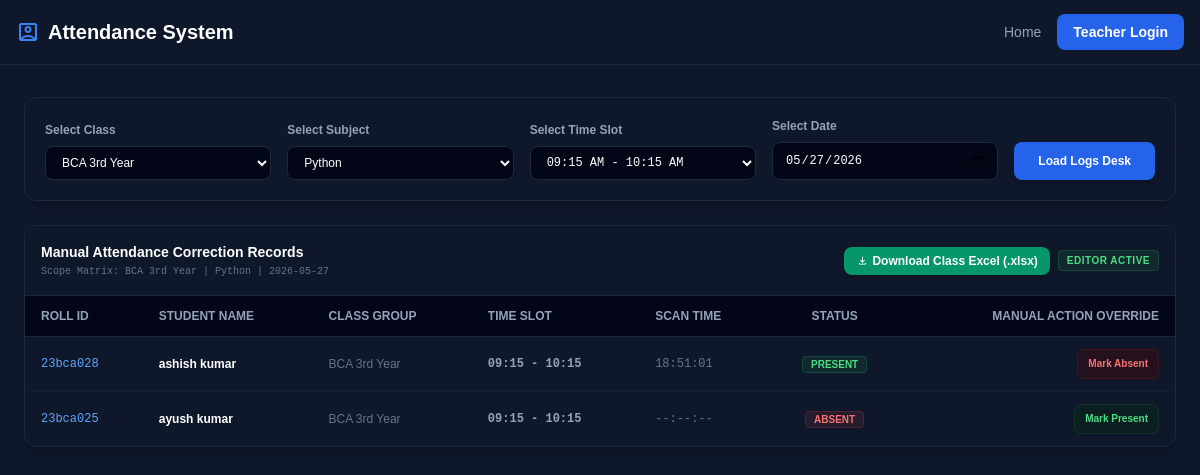
Screenshot of /manage_attendance (signed in) with the database file from the repository.
### tables this page shows
CREATE TABLE students 
                          (id INTEGER PRIMARY KEY AUTOINCREMENT, 
                           roll_id TEXT UNIQUE, name TEXT, encoding TEXT, 
                           class_name TEXT, is_authorized INTEGER DEFAULT 0);

### app.py (the view)
@app.route('/manage_attendance', methods=['GET', 'POST'])
def manage_attendance():
    if not session.get('logged_in'):
        return redirect(url_for('login'))
    class_name = request.form.get('class_name', request.args.get('class_name', 'BCA_3rd_Year'))
    subject = request.form.get('subject', request.args.get('subject', 'Python'))
    time_slot = request.form.get('time_slot', request.args.get('time_slot', '09:15 - 10:15')).strip()
    date = request.form.get('date', request.args.get('date', datetime.now().strftime("%Y-%m-%d")))
    today = datetime.now().strftime("%Y-%m-%d")
    if date > today:
        return "<script>alert('Future dates cannot be processed!'); window.location='/manage_attendance';</script>"
    is_editable = False
    if date == today and datetime.now().hour < 19:
        is_editable = True
    with sqlite3.connect('attendance_system.db') as conn:
        cursor = conn.cursor()
        cursor.execute('''SELECT s.roll_id, s.name, s.class_name, COALESCE(a.status, 'Absent'), COALESCE(a.time, '--:--:--'), ?
                          FROM students s LEFT JOIN attendance a ON s.roll_id = a.roll_id
                          AND a.subject = ? AND a.date = ? AND a.time_slot = ?
                          WHERE s.class_name = ? AND s.is_authorized = 1''',
                       (time_slot, subject, date, time_slot, class_name))
        records = cursor.fetchall()
    return render_template('manage_attendance.html', records=records, class_name=class_name, subject=subject,
                           time_slot=time_slot, date=date, is_editable=is_editable)

### templates/manage_attendance.html (shortened to what this page needs)
{% extends 'base.html' %}
{% block content %}
<div class="max-w-6xl mx-auto space-y-6">
    <div class="bg-slate-900 border border-slate-800 rounded-xl p-5 shadow-lg">
        <form method="POST" class="flex flex-col lg:flex-row items-end gap-4">
            <div class="w-full lg:w-1/4">
                <label class="block text-xs font-semibold text-slate-400 mb-2">Select Class</label>
                <select name="class_name" class="w-full bg-slate-950 border border-slate-800 rounded-lg px-3 py-2 text-white text-xs font-medium focus:outline-none focus:border-blue-500">
                    <option value="BCA_3rd_Year" {% if class_name == 'BCA_3rd_Year' or class_name == 'BCA 3rd Year' %}selected{% endif %}>BCA 3rd Year</option>
                </select>
            </div>
            <div class="w-full lg:w-1/4">
                <label class="block text-xs font-semibold text-slate-400 mb-2">Select Subject</label>
                <select name="subject" class="w-full bg-slate-950 border border-slate-800 rounded-lg px-3 py-2 text-white text-xs font-medium focus:outline-none focus:border-blue-500">
                    <option value="Python" {% if subject == 'Python' %}selected{% endif %}>Python</option>
                </select>
            </div>
            <div class="w-full lg:w-1/4">
                <label class="block text-xs font-semibold text-slate-400 mb-2">Select Time Slot</label>
                <select name="time_slot" class="w-full bg-slate-950 border border-slate-800 rounded-lg px-3 py-2 text-white text-xs font-mono font-medium focus:outline-none focus:border-blue-500">
                    <option value="09:15 - 10:15" {% if time_slot == '09:15 - 10:15' %}selected{% endif %}>09:15 AM - 10:15 AM</option>
                </select>
            </div>
            <div class="w-full lg:w-1/4">
                <label class="block text-xs font-semibold text-slate-400 mb-2">Select Date</label>
                <input type="date" name="date" value="{{ date }}" class="w-full bg-slate-950 border border-slate-800 rounded-lg px-3 py-2 text-white text-xs font-mono h-[38px] focus:outline-none focus:border-blue-500">
            </div>
            <button type="submit" class="w-full lg:w-auto px-6 bg-blue-600 hover:bg-blue-700 text-white text-xs font-bold rounded-lg transition-all h-[38px] whitespace-nowrap flex items-center justify-center shadow-md">
                Load Logs Desk
            </button>
        </form>
    </div>
    <div class="bg-slate-900 border border-slate-800 rounded-xl overflow-hidden shadow-lg">
        <div class="p-4 bg-slate-900 border-b border-slate-800 flex flex-wrap items-center justify-between gap-2">
            <div>
                <h2 class="text-sm font-bold text-white">Manual Attendance Correction Records</h2>
                <p class="text-[10px] font-mono text-slate-500 mt-0.5">Scope Matrix: {{ class_name.replace('_', ' ') }} | {{ subject }} | {{ date }}</p>
            </div>
            <div class="flex items-center gap-2">
                <a href="/download_report/{{ class_name }}" class="px-3 py-1.5 bg-emerald-600 hover:bg-emerald-700 text-white text-xs font-bold rounded-lg transition-all flex items-center gap-1 shadow-md">
                    <span class="material-symbols-outlined text-xs">download</span> Download Class Excel (.xlsx)
                </a>
                {% if is_editable %}
                    <span class="px-2 py-0.5 text-[10px] bg-green-500/10 text-green-400 border border-green-500/20 rounded font-bold uppercase tracking-wider">Editor Active</span>
                {% else %}
                    <span class="px-2 py-0.5 text-[10px] bg-red-500/10 text-red-400 border border-red-500/20 rounded font-bold uppercase tracking-wider">Locked</span>
                {% endif %}
            </div>
        </div>
        <div class="overflow-x-auto">
            <table class="w-full text-left text-xs border-collapse">
                <thead>
                    <tr class="bg-slate-950 text-slate-400 font-bold uppercase border-b border-slate-800">
                        <th class="p-3 pl-4">Roll ID</th>
                        <th class="p-3">Student Name</th>
                        <th class="p-3">Class Group</th>
                        <th class="p-3">Time Slot</th>
                        <th class="p-3">Scan Time</th>
                        <th class="p-3 text-center">Status</th>
                        <th class="p-3 pr-4 text-right">Manual Action Override</th>
                    </tr>
                </thead>
                <tbody class="divide-y divide-slate-800/40 text-slate-300 font-medium">
                    {% for record in records %}
                    <tr class="hover:bg-slate-800/10">
                        <td class="p-3 pl-4 font-mono text-blue-400">{{ record[0] }}</td>
                        <td class="p-3 text-white font-bold">{{ record[1] }}</td>
                        <td class="p-3 text-slate-500">{{ record[2].replace('_', ' ') }}</td>
                        <td class="p-3 font-mono font-bold text-slate-400">{% if record[5] %}{{ record[5] }}{% else %}--:--{% endif %}</td>
                        <td class="p-3 font-mono text-slate-500">{% if record[4] != '--:--:--' %}{{ record[4] }}{% else %}--:--:--{% endif %}</td>
                        <td class="p-3 text-center">
                            {% if record[3] == 'Present' %}
                            <span class="px-2 py-0.5 bg-green-500/10 text-green-400 border border-green-500/20 rounded font-bold text-[10px]">PRESENT</span>
                            {% else %}
                            <span class="px-2 py-0.5 bg-red-500/10 text-red-400 border border-red-500/20 rounded font-bold text-[10px]">ABSENT</span>
                            {% endif %}
                        </td>
                        <td class="p-3 pr-4 text-right">
                            {% if is_editable %}
                                <a href="/toggle_status/{{ record[0] }}/{{ class_name }}/{{ subject }}/{{ date }}/{{ time_slot }}" class="px-2.5 py-1.5 {% if record[3] == 'Present' %}bg-red-950/40 text-red-400 hover:bg-red-600 border-red-900/40{% else %}bg-green-950/40 text-green-400 hover:bg-green-700 border-green-900/40{% endif %} border rounded-lg text-[10px] font-bold transition-all inline-block">
                                    {% if record[3] == 'Present' %}Mark Absent{% else %}Mark Present{% endif %}
                                </a>
                            {% else %}
                                <span class="px-3 py-1 bg-slate-950 text-slate-600 border border-slate-900 rounded-lg text-[10px] font-bold cursor-not-allowed">Freeze</span>
                            {% endif %}
                        </td>
                    </tr>
                    {% endfor %}
                </tbody>
            </table>
        </div>
    </div>
</div>
{% endblock %}

### templates/base.html (shortened to what this page needs)
<!DOCTYPE html>
<html lang="en">
<head>
    <script src="https://cdn.tailwindcss.com"></script>
</head>
<body class="text-slate-200 min-h-screen">
    <nav class="bg-slate-900 border-b border-slate-800 sticky top-0 z-50">
        <div class="max-w-7xl mx-auto px-4 h-16 flex items-center justify-between">
            <a href="/" class="flex items-center gap-2 font-bold text-xl text-white">
                <span class="material-symbols-outlined text-blue-500">account_box</span>
                <span>Attendance System</span>
            </a>
            <div class="flex items-center gap-4">
                <a href="/" class="text-sm text-slate-400 hover:text-white transition-colors">Home</a>
                <a href="/login" class="text-sm font-semibold px-4 py-2 bg-blue-600 hover:bg-blue-700 text-white rounded-lg transition-all">Teacher Login</a>
            </div>
        </div>
    </nav>
    <main class="max-w-7xl mx-auto px-4 py-8">
        {% block content %}{% endblock %}
    </main>
</body>
</html>

### templates/base.html (style rules this page uses)
body { background-color: #0f172a; font-family: sans-serif; }

### rows the page displays
students: roll "23bca028", name "ashish kumar", class_name "BCA 3rd Year", record "09:15 - 10:15", record "18:51:01", shows "PRESENT", shows "Mark Absent"
students: roll "23bca025", name "ayush kumar", class_name "BCA 3rd Year", record "09:15 - 10:15", shows "ABSENT", shows "Mark Present"

### other values shown
{{ class_name.replace('_', ' ') }} "BCA 3rd Year"
{{ subject }} "Python"
{{ date }} "2026-05-27"
